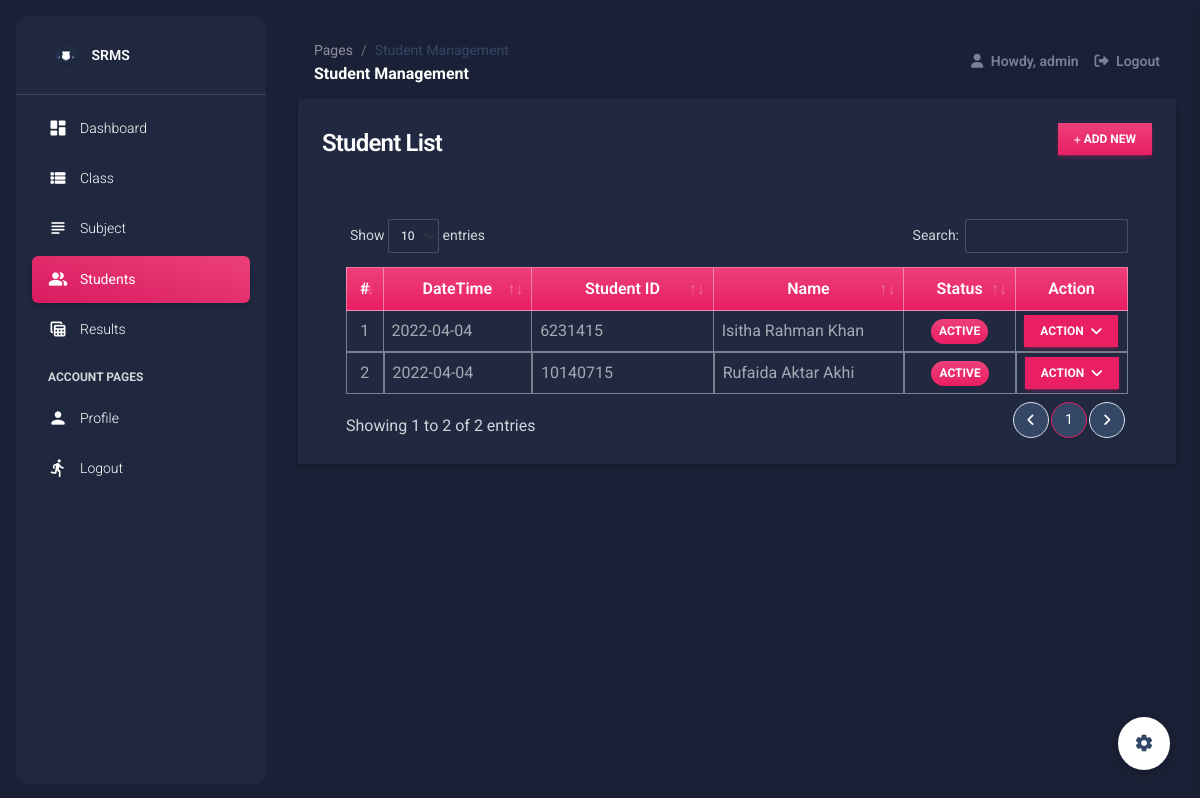
The app's page /student (signed in) with its own data.
### srmsApp/models.py (models this page shows, shortened)
class Student(models.Model):
    classI = models.ForeignKey(Class, on_delete= models.CASCADE)
    student_id = models.CharField(max_length=250)
    first_name = models.CharField(max_length=250)
    middle_name = models.CharField(max_length=250, blank= True, null=True)
    last_name = models.CharField(max_length=250)
    gender = models.CharField(max_length=20, choices=(('Male','Male'),('Female','Female')), default = 1)
    status = models.CharField(max_length=2, choices=(('1','Active'),('2','Inactive')), default = 1)
    date_created = models.DateTimeField(default=timezone.now)
    date_updated = models.DateTimeField(auto_now=True)
    def get_name(self):
        return str(self.first_name + " " + (str(self.middle_name + " " + self.last_name)  if self.middle_name != '' else self.last_name ))

### srmsApp/views.py (the view)
# urls.py: path('student', views.student_mgt,name="student-page"),
@login_required
def student_mgt(request):
    context['page'] = 'student_mgt'
    context['page_title'] = 'Student Management'
    students = models.Student.objects.all()
    context['students'] = students
    return render(request,'student_mgt.html',context)

### srmsApp/forms.py (shortened to what this page needs)
class UpdateProfile(UserChangeForm):
    username = forms.CharField(max_length=250,help_text="The Username field is required.")
    email = forms.EmailField(max_length=250,help_text="The Email field is required.")
    first_name = forms.CharField(max_length=250,help_text="The First Name field is required.")
    last_name = forms.CharField(max_length=250,help_text="The Last Name field is required.")
    current_password = forms.CharField(max_length=250)
    class Meta:
        model = User
        fields = ('email', 'username','first_name', 'last_name')

### srmsApp/templates/student_mgt.html (shortened to what this page needs)
{% extends 'layouts/base.html' %} {% load humanize %} {% block content %}
<div class="container-fluid">
    <div class="col-lg-12 col-md-12 col-sm-12 col-xs-12">
        <div class="card card-default rounded-0 shadow ">
            <div class="card-header">
                <div class="d-flex w-100 align-items-center justify-content-between">
                    <h4 class="card-title fw-bold">Student List</h4>
                    <div class="tools">
                        <button type="button" class="btn btn-primary rounded-0 bg-gradient btn-sm" id='add_new'><i class="fa fa-plus"></i> Add New</button>
                    </div>
                </div>
            </div>
            <div class="card-body">
                <div class="container-fluid">
                    <table class="table table-bordered" id="student-list">
                        <colgroup>
                            <col width="5%">
                            <col width="20%">
                            <col width="25%">
                            <col width="25%">
                            <col width="15%">
                            <col width="10%">
                        </colgroup>
                        <thead>
                            <tr class="bg-gradient bg-primary bg-opacity-50 text-light">
                                <th class="px-2 py-2 text-center">#</th>
                                <th class="px-2 py-2 text-center">DateTime</th>
                                <th class="px-2 py-2 text-center">Student ID</th>
                                <th class="px-2 py-2 text-center">Name</th>
                                <th class="px-2 py-2 text-center">Status</th>
                                <th class="px-2 py-2 text-center">Action</th>
                            </tr>
                        </thead>
                        <tbody>
                            {% for student in students %}
                            <tr>
                                <td class="px-2 py-1 align-middle text-center">{{ forloop.counter }}</td>
                                <td class="px-2 py-1 align-middle">{{ student.date_created|date:"Y-m-d" }}</td>
                                <td class="px-2 py-1 align-middle">{{ student.student_id }}</td>
                                <td class="px-2 py-1 align-middle">{{ student.get_name }}</td>
                                <td class="px-1 py-1 align-middle text-center">
                                    {% if student.status == '1' %}
                                    <span class="badge bg-primary bg-gradient rounded-pill px-2">Active</span> {% else %}
                                    <span class="badge bg-secondary bg-gradient rounded-pill px-2">Inactive</span> {% endif %}
                                </td>
                                <td class="px-2 py-1 align-middle text-center">
                                    <div class="dropdown">
                                        <button class="btn btn-primary btn-sm mb-0 rounded-0 dropdown-toggle" type="button" id="actionBtn-{{ student.pk }}" data-bs-toggle="dropdown" aria-expanded="false">
                                        Action
                                        </button>
                                    </div>
                                </td>
                            </tr>
                            {% endfor %}
                        </tbody>
                    </table>
                </div>
            </div>
        </div>
    </div>
</div>
{% endblock content %}

### srmsApp/templates/includes/navigation.html (shortened to what this page needs)
    <nav class="navbar navbar-main navbar-expand-lg px-0 mx-4 shadow-none border-radius-xl position-sticky mt-4 top-1 z-index-sticky" id="navbarBlur" navbar-scroll="true">
      <div class="container-fluid py-1 px-3">
        <nav aria-label="breadcrumb">
          <ol class="breadcrumb bg-transparent mb-0 pb-0 pt-1 px-0 me-sm-6 me-5">
            <li class="breadcrumb-item text-sm"><a class="opacity-5 text-dark" href="javascript:;">Pages</a></li>
            <li class="breadcrumb-item text-sm text-dark active" aria-current="page">{{ page_title }}</li>
          </ol>
          <h6 class="font-weight-bolder mb-0">{{ page_title }}</h6>
        </nav>
        <div class="collapse navbar-collapse mt-sm-0 mt-2 me-md-0 me-sm-4" id="navbar">
          <ul class="navbar-nav  justify-content-end">
            <li class="nav-item d-flex align-items-center">
              <a href="" class="nav-link text-body font-weight-bold px-3">
                <i class="fa fa-user me-sm-1"></i>
                  Howdy, {{ user.username }}
              </a>
            </li>
            <li class="nav-item d-flex align-items-center">
              <a href="{% url 'logout' %}" class="nav-link text-body font-weight-bold px-0">
                <i class="fa fa-sign-out me-sm-1"></i>
                <span class="d-sm-inline d-none">Logout</span>
              </a>
            </li>
          </ul>
        </div>
      </div>
    </nav>

### static/default/css/style.css (style rules this page uses)
html, body { height: 100%; width: 100%; max-height: 100%; overflow: auto; display: flex; flex-direction: column; }
.dark-version .table tbody tr:last-child td { border-width: 1px !important; }

### records on screen
Student: date_created "2022-04-04", student_id "6231415", get_name "Isitha Rahman Khan", status "ACTIVE"
Student: date_created "2022-04-04", student_id "10140715", get_name "Rufaida Aktar Akhi", status "ACTIVE"

### other values on screen
{{ short_name }} "SRMS"
{{ page_title }} "Student Management"
{{ user.username }} "admin"
